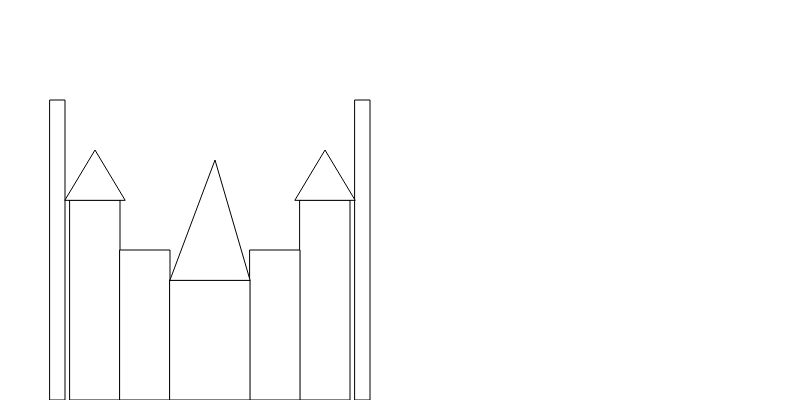
Frame 1 (no input)
Frame 60 (no input): identical to frame 1, image omitted
Frame 120 (the mouse pressed at the canvas centre since frame 60): identical to frame 1, image omitted

The p5.js sketch that drew this single still picture (run headless with seeded random() and noise() and a simulated clock; from frame 60 on, the mouse is pressed at the canvas centre):

// p5.js sketch
// ── sketch.js
var rect1,rect2,rect3,rect4,rect5,rect6,rect7;
var triangle1,triangle2,triangle3;

function setup() {
  createCanvas(800,400);

  


}
function draw() {
  background(255,255,255);
  rect1 = rect (70,200,50,200);
  rect2 = rect (50,100,15,300);
  rect3 = rect (355,100,15,300);
  rect4 = rect (300,200,50,200);
  rect5 = rect (120,250,50,150);
  rect6 = rect (250,250,50,150);
  rect7 = rect (170,280,80,120);
  triangle1 = triangle(65,200,95,150,125,200);
  triangle2 = triangle(355,200,325,150,295,200);
  triangle3 = triangle(170,280,215,160,250,280);
}
